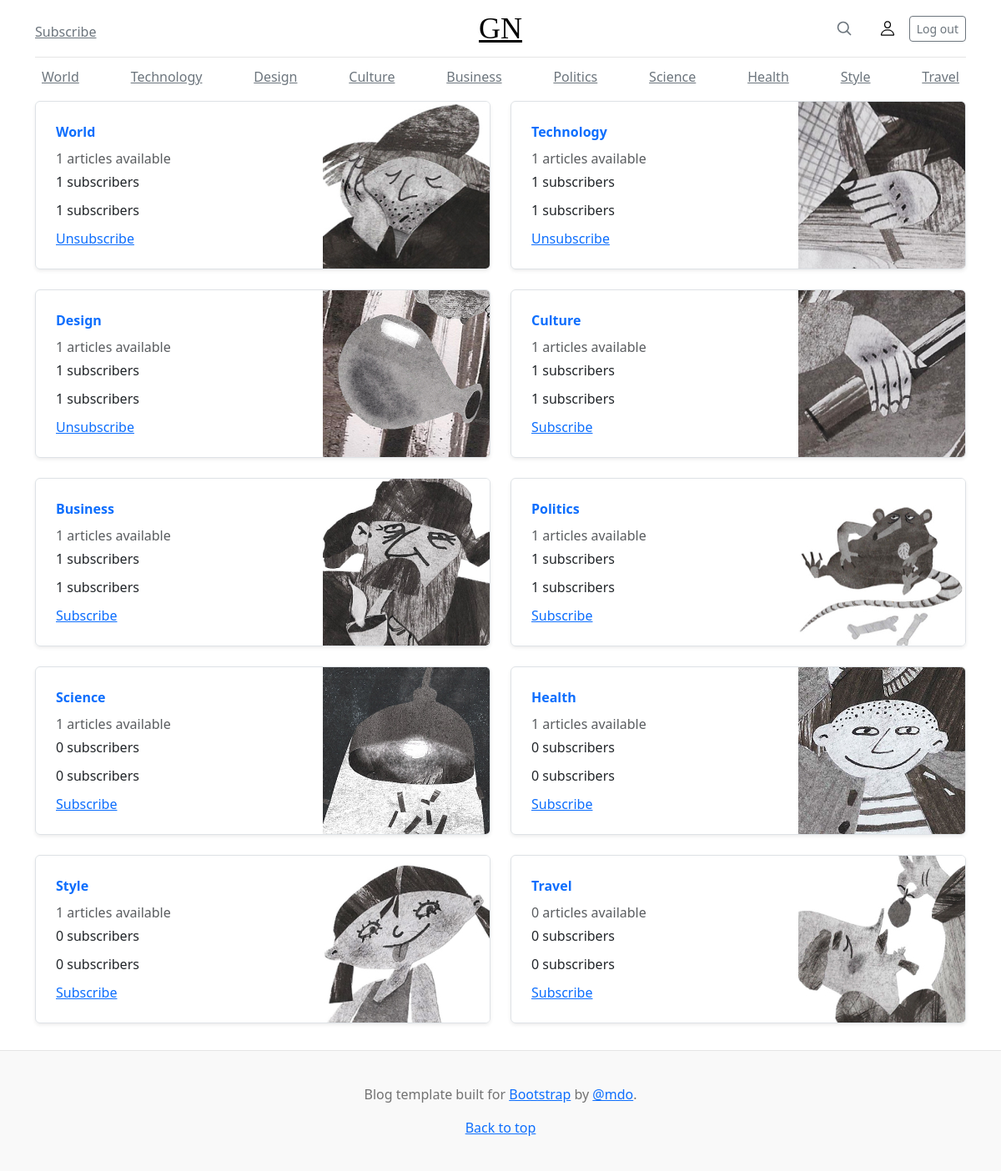
The app's page /subscription/ (signed in) with its own data.
### src/my_apps/blogs/models.py (models this page shows, shortened)
class Category(models.Model):
    title = models.CharField(verbose_name='Название', max_length=256, unique=True)
    image = models.ImageField(upload_to='images/categories', default=None, verbose_name='Картинка категории')
    subscribers = models.ManyToManyField(User, through='UserCategory')
    class Meta:
        verbose_name = 'Категория'
        verbose_name_plural = 'Категории'

### src/my_apps/blogs/views.py (the view)
# urls.py: path('subscription/', CategoriesSubscription.as_view(), name='subscription'),
class CategoriesSubscription(ListView, FormMixin):
    model = Category
    template_name = 'blogs/subscription.html'
    context_object_name = 'subscription'
    form_class = CategoryForm
    def get_context_data(self, **kwargs):
        context = super().get_context_data(**kwargs)
        list_of_categories = Category.objects.all()
        context['list_of_categories'] = list_of_categories
        post_dict = {}
        for cat in list_of_categories:
            posts_of_category = PostCategory.objects.filter(category=cat)
            post_dict[cat.title] = posts_of_category.count()
        context['post_dict'] = post_dict
        return context

### src/templates/blogs/subscription.html (shortened to what this page needs)
{% extends 'base/base.html' %}
{% load custom_filters %}
{% block content %}
{% load static %}
<main class="container">
  {% if list_of_categories %}
  <div class="nav-scroller py-1 mb-2">
    <nav class="nav d-flex justify-content-between">
      {% for category in list_of_categories %}
      <a class="p-2 link-secondary"
         href="{% url 'posts_of_categories' category.id %}">
        {{category.title}}
      </a>
      {% endfor %}
    </nav>
  </div>
  {% endif %}
    <div class="row mb-2">
      {% if request.user.is_authenticated %}
        {% for category in object_list %}
    <div class="col-md-6">
      <div class="row g-0 border rounded overflow-hidden flex-md-row mb-4 shadow-sm h-md-200 position-relative">
        <div class="col p-4 d-flex flex-column position-static">
          <strong class="d-inline-block mb-2 text-primary">{{ category.title }}</strong>
          {% for cat, num in post_dict.items %}
          {% if cat == category.title %}
          <div class="mb-1 text-body-secondary">{{ num }} articles available</div>
          {% endif %}
          {% endfor %}
          <p class="card-text mb-auto">{{category.subscribers.count }} subscribers</p>
          <p class="card-text mb-auto">{{category.subscribers.count }} subscribers</p>
          {% if not user in category.subscribers.all %}
            <a href="{% url 'subscribe' category.id %}" class="stretched-link">
                Subscribe
            </a>
            {% elif user in category.subscribers.all %}
            <a href="{% url 'unsubscribe' category.id %}" class="stretched-link">
                Unsubscribe
            </a>
            {%endif%}
        </div>
        <div class="col-auto d-none d-lg-block">
          <img class="bd-placeholder-img" width="200" height="200"
               src="{{ category.image.url }}">
        </div>
      </div>
    </div>
      {% endfor %}
        {% else %}
Log in to manage subscription
{% endif %}
  </div>
</main>
{% endblock content %}

### src/templates/base/base.html (style rules this page uses)
.bd-placeholder-img { font-size: 1.125rem; text-anchor: middle; -webkit-user-select: none; -moz-user-select: none; user-select: none; }
.nav-scroller { position: relative; z-index: 2; height: 2.75rem; overflow-y: hidden; }
.nav-scroller .nav { display: flex; flex-wrap: nowrap; padding-bottom: 1rem; margin-top: -1px; overflow-x: auto; text-align: center; white-space: nowrap; -webkit-overflow-scrolling: touch; }

### records on screen
Category: title "World", post_dict "1", subscribers.count "1", shows "Unsubscribe", image (picture)
Category: title "Technology", post_dict "1", subscribers.count "1", shows "Unsubscribe", image (picture)
Category: title "Design", post_dict "1", subscribers.count "1", shows "Unsubscribe", image (picture)
Category: title "Culture", post_dict "1", subscribers.count "1", shows "Subscribe", image (picture)
Category: title "Business", post_dict "1", subscribers.count "1", shows "Subscribe", image (picture)
Category: title "Politics", post_dict "1", subscribers.count "1", shows "Subscribe", image (picture)
Category: title "Science", post_dict "1", subscribers.count "0", shows "Subscribe", image (picture)
Category: title "Health", post_dict "1", subscribers.count "0", shows "Subscribe", image (picture)
Category: title "Style", post_dict "1", subscribers.count "0", shows "Subscribe", image (picture)
Category: title "Travel", post_dict "0", subscribers.count "0", shows "Subscribe", image (picture)
